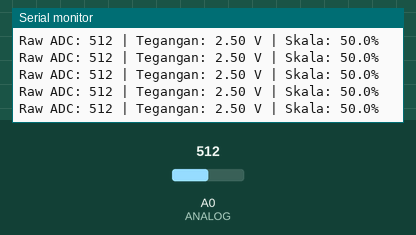
Simulated run of this program. Board: Arduino Nano, built with avr-gcc and run on an emulated ATmega328P. Parts: the last lines printed to the serial monitor. The test bench sets the inputs (shaded band); at power-on: A0 (ANALOG) = 512.

Above: at 2.2 s.
2.3 s: A0 (ANALOG) set to 716
At 2.32 s:
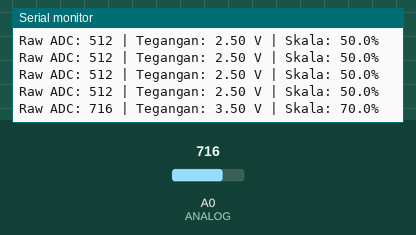
3.8 s: A0 (ANALOG) set to 900
At 3.84 s:
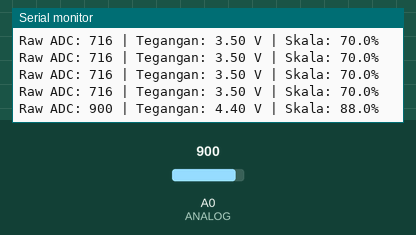
Timing chart, 0 to 6.8 s (numbered marks = the images above; inputs shaded):
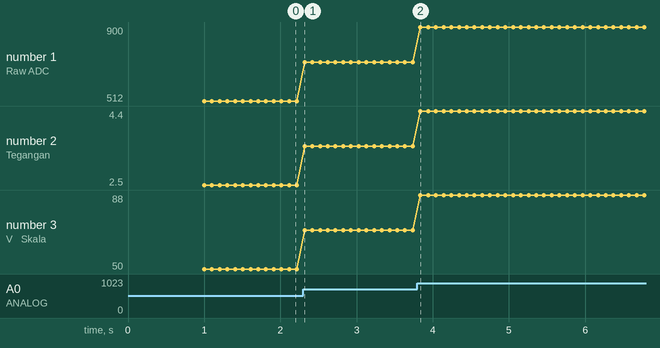

The program:

main.cpp
```cpp
#include <Arduino.h>

const int ANALOG = A0;

const float VREF = 5.0;
const int ADC_RESOLUTION = 1023;
const int PERCENT = 100;

void setup() {

  Serial.begin(115200);
  while (!Serial) {
    ;
  }

  Serial.println("KELEMBAPAN TANAH");
  delay(1000);
}

void loop() {
  // Membaca nilai mentah ADC (0 - 1023)
  int rawADC = analogRead(ANALOG);

  // Mengonversi nilai ADC ke tegangan (Volt)
  float voltage = (rawADC * VREF) / ADC_RESOLUTION;

  // Menghitung persentase skala pembacaan
  float percentage = (rawADC / (float)ADC_RESOLUTION) * PERCENT;

  // Kirim data ke Serial Port
  Serial.print("Raw ADC: ");
  Serial.print(rawADC);
  Serial.print(" | Tegangan: ");
  Serial.print(voltage, 2);
  Serial.print(" V | Skala: ");
  Serial.print(percentage, 1);
  Serial.println("%");

  delay(100);
}
```

Measured:
- after the input at 2.3 s, the serial monitor: prints a new line at once (image 1)
- after the input at 3.8 s, the serial monitor: prints a new line at once (image 2)
- plotted number 1: 512 → 716 after the input at 2.3 s, 716 → 900 after the input at 3.8 s
- plotted number 2: 2.5 → 3.5 after the input at 2.3 s, 3.5 → 4.4 after the input at 3.8 s
- plotted number 3: 50 → 70 after the input at 2.3 s, 70 → 88 after the input at 3.8 s
